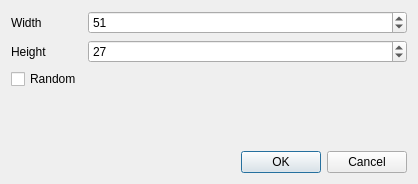
<?xml version="1.0" encoding="UTF-8"?>
<ui version="4.0">
 <class>NewMaze</class>
 <widget class="QDialog" name="NewMaze">
  <property name="geometry">
   <rect>
    <x>0</x>
    <y>0</y>
    <width>418</width>
    <height>184</height>
   </rect>
  </property>
  <property name="windowTitle">
   <string>Dialog</string>
  </property>
  <layout class="QVBoxLayout" name="verticalLayout">
   <item>
    <layout class="QFormLayout" name="formLayout">
     <item row="0" column="0">
      <widget class="QLabel" name="widthbox">
       <property name="text">
        <string>Width</string>
       </property>
       <property name="buddy">
        <cstring>widthBox</cstring>
       </property>
      </widget>
     </item>
     <item row="0" column="1">
      <widget class="QSpinBox" name="widthBox">
       <property name="minimum">
        <number>3</number>
       </property>
       <property name="maximum">
        <number>299</number>
       </property>
       <property name="value">
        <number>51</number>
       </property>
      </widget>
     </item>
     <item row="1" column="0">
      <widget class="QLabel" name="heightbox">
       <property name="text">
        <string>Height</string>
       </property>
       <property name="buddy">
        <cstring>heightBox</cstring>
       </property>
      </widget>
     </item>
     <item row="1" column="1">
      <widget class="QSpinBox" name="heightBox">
       <property name="minimum">
        <number>3</number>
       </property>
       <property name="maximum">
        <number>299</number>
       </property>
       <property name="value">
        <number>27</number>
       </property>
      </widget>
     </item>
     <item row="2" column="0">
      <widget class="QCheckBox" name="randomcheckBox">
       <property name="text">
        <string>Random</string>
       </property>
      </widget>
     </item>
    </layout>
   </item>
   <item>
    <widget class="QDialogButtonBox" name="buttonBox">
     <property name="orientation">
      <enum>Qt::Horizontal</enum>
     </property>
     <property name="standardButtons">
      <set>QDialogButtonBox::Cancel|QDialogButtonBox::Ok</set>
     </property>
    </widget>
   </item>
  </layout>
 </widget>
 <tabstops>
  <tabstop>widthBox</tabstop>
  <tabstop>heightBox</tabstop>
 </tabstops>
 <resources/>
 <connections>
  <connection>
   <sender>buttonBox</sender>
   <signal>accepted()</signal>
   <receiver>NewMaze</receiver>
   <slot>accept()</slot>
   <hints>
    <hint type="sourcelabel">
     <x>248</x>
     <y>254</y>
    </hint>
    <hint type="destinationlabel">
     <x>157</x>
     <y>274</y>
    </hint>
   </hints>
  </connection>
  <connection>
   <sender>buttonBox</sender>
   <signal>rejected()</signal>
   <receiver>NewMaze</receiver>
   <slot>reject()</slot>
   <hints>
    <hint type="sourcelabel">
     <x>316</x>
     <y>260</y>
    </hint>
    <hint type="destinationlabel">
     <x>286</x>
     <y>274</y>
    </hint>
   </hints>
  </connection>
 </connections>
</ui>
